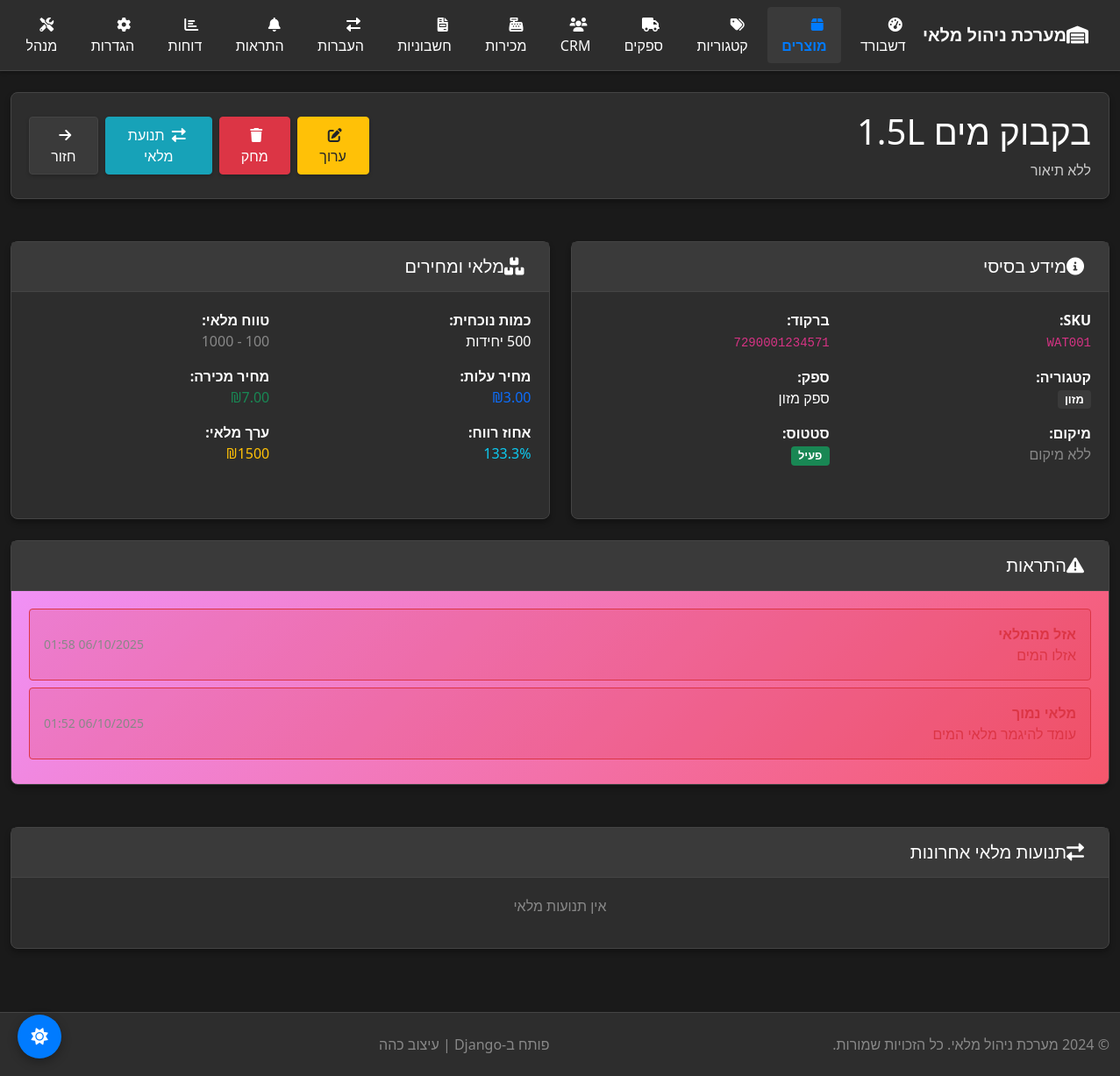
The app's page /products/5/ with its own data.
### inventory/models.py (models this page shows, shortened)
class Product(models.Model):
    UNIT_CHOICES = [
        ('pcs', 'יחידות'),
        ('kg', 'קילוגרם'),
        ('g', 'גרם'),
        ('l', 'ליטר'),
        ('ml', 'מיליליטר'),
        ('m', 'מטר'),
        ('cm', 'סנטימטר'),
        ('box', 'קופסה'),
        ('pack', 'חבילה'),
    ]
    STATUS_CHOICES = [
        ('active', 'פעיל'),
        ('inactive', 'לא פעיל'),
        ('discontinued', 'הופסק'),
    ]
    sku = models.CharField(max_length=50, unique=True, blank=True, null=True)
    name = models.CharField(max_length=200)
    description = models.TextField(blank=True)
    category = models.ForeignKey(Category, on_delete=models.SET_NULL, null=True, blank=True)
    supplier = models.ForeignKey(Supplier, on_delete=models.SET_NULL, null=True, blank=True)
    location = models.ForeignKey(Location, on_delete=models.SET_NULL, null=True, blank=True, help_text="מיקום ברירת מחדל")
    quantity = models.IntegerField(default=0, validators=[MinValueValidator(0)], help_text="סה\"כ מלאי בכל המיקומים")
    min_quantity = models.IntegerField(default=5, validators=[MinValueValidator(0)])
    max_quantity = models.IntegerField(default=1000, validators=[MinValueValidator(0)])
    unit = models.CharField(max_length=10, choices=UNIT_CHOICES, default='pcs')
    cost_price = models.DecimalField(max_digits=10, decimal_places=2, default=0, null=True, blank=True)
    selling_price = models.DecimalField(max_digits=10, decimal_places=2, default=0, null=True, blank=True)
    margin_percentage = models.DecimalField(max_digits=5, decimal_places=2, default=0)
    barcode = models.CharField(max_length=50, blank=True, unique=True)
    barcode_image = models.ImageField(upload_to='barcodes/', blank=True, null=True)
    product_image = models.ImageField(upload_to='products/', blank=True, null=True)
    status = models.CharField(max_length=20, choices=STATUS_CHOICES, default='active')
    created_at = models.DateTimeField(auto_now_add=True)
    updated_at = models.DateTimeField(auto_now=True)
    created_by = models.ForeignKey(User, on_delete=models.SET_NULL, null=True)
    weight = models.DecimalField(max_digits=8, decimal_places=2, null=True, blank=True)
    dimensions = models.CharField(max_length=100, blank=True)  # LxWxH
    notes = models.TextField(blank=True)
    class Meta:
        ordering = ['name']
        indexes = [
            models.Index(fields=['sku']),
            models.Index(fields=['barcode']),
            models.Index(fields=['category']),
            models.Index(fields=['supplier']),
        ]
    @property
    def is_low_stock(self):
        return self.quantity <= self.min_quantity
    @property
    def is_out_of_stock(self):
        return self.quantity <= 0
    @property
    def is_overstocked(self):
        return self.quantity >= self.max_quantity
    @property
    def stock_value(self):
        return self.quantity * self.cost_price

class Category(models.Model):
    name = models.CharField(max_length=100, unique=True)
    description = models.TextField(blank=True)
    parent = models.ForeignKey('self', on_delete=models.CASCADE, null=True, blank=True)
    created_at = models.DateTimeField(auto_now_add=True)
    class Meta:
        verbose_name_plural = "Categories"
        ordering = ['name']

class Supplier(models.Model):
    name = models.CharField(max_length=200)
    contact_person = models.CharField(max_length=100, blank=True)
    email = models.EmailField(blank=True)
    phone = models.CharField(max_length=20, blank=True)
    address = models.TextField(blank=True)
    is_active = models.BooleanField(default=True)
    created_at = models.DateTimeField(auto_now_add=True)

class Alert(models.Model):
    ALERT_TYPES = [
        ('low_stock', 'מלאי נמוך'),
        ('out_of_stock', 'אזל מהמלאי'),
        ('overstock', 'מלאי עודף'),
        ('expiry', 'תאריך תפוגה'),
        ('reorder', 'הזמנה מחדש'),
    ]
    PRIORITY_CHOICES = [
        ('low', 'נמוכה'),
        ('medium', 'בינונית'),
        ('high', 'גבוהה'),
        ('critical', 'קריטית'),
    ]
    product = models.ForeignKey(Product, on_delete=models.CASCADE)
    alert_type = models.CharField(max_length=20, choices=ALERT_TYPES)
    priority = models.CharField(max_length=20, choices=PRIORITY_CHOICES, default='medium')
    message = models.TextField()
    is_read = models.BooleanField(default=False)
    is_resolved = models.BooleanField(default=False)
    created_at = models.DateTimeField(auto_now_add=True)
    resolved_at = models.DateTimeField(null=True, blank=True)
    resolved_by = models.ForeignKey(User, on_delete=models.SET_NULL, null=True, blank=True)
    class Meta:
        ordering = ['-created_at']

### inventory/views.py (the view)
# urls.py: path('products/<int:pk>/', views.product_detail, name='product_detail'),
def product_detail(request, pk):
    product = get_object_or_404(Product, pk=pk)
    movements = StockMovement.objects.filter(product=product).order_by('-created_at')[:20]
    alerts = Alert.objects.filter(product=product, is_resolved=False)
    context = {
        'product': product,
        'movements': movements,
        'alerts': alerts,
    }
    return render(request, 'inventory/product_detail.html', context)

### inventory/templates/inventory/product_detail.html (shortened to what this page needs)
{%extends 'inventory/base.html' %}
{% block content %}
        <div class="row mb-4">
            <div class="col-12">
                <div class="card product-header">
                    <div class="card-body">
                        <div class="row align-items-center">
                            <div class="col-md-8">
                                <h1 class="mb-2">{{ product.name }}</h1>
                                <p class="mb-0 opacity-75">{{ product.description|default:"ללא תיאור" }}</p>
                            </div>
                            <div class="col-md-4 text-end">
                                <div class="d-flex gap-2 justify-content-end">
                                    <a href="{% url 'edit_product' product.pk %}" class="btn btn-warning">
                                        <i class="fas fa-edit me-1"></i>ערוך
                                    </a>
                                    <a href="{% url 'delete_product' product.pk %}" class="btn btn-danger">
                                        <i class="fas fa-trash me-1"></i>מחק
                                    </a>
                                    <a href="{% url 'stock_movement' product.pk %}" class="btn btn-info">
                                        <i class="fas fa-exchange-alt me-1"></i>תנועת מלאי
                                    </a>
                                    <a href="{% url 'product_list' %}" class="btn btn-secondary">
                                        <i class="fas fa-arrow-right me-1"></i>חזור
                                    </a>
                                </div>
                            </div>
                        </div>
                    </div>
                </div>
            </div>
        </div>
        <div class="row">
            <div class="col-md-6 mb-4">
                <div class="card info-card h-100">
                    <div class="card-header">
                        <h5 class="mb-0"><i class="fas fa-info-circle me-2"></i>מידע בסיסי</h5>
                    </div>
                    <div class="card-body">
                        <div class="row mb-3">
                            <div class="col-6">
                                <strong>SKU:</strong><br>
                                <code>{{ product.sku }}</code>
                            </div>
                            <div class="col-6">
                                <strong>ברקוד:</strong><br>
                                <code>{{ product.barcode|default:"ללא" }}</code>
                            </div>
                        </div>
                        <div class="row mb-3">
                            <div class="col-6">
                                <strong>קטגוריה:</strong><br>
                                {% if product.category %}
                                    <span class="badge bg-secondary">{{ product.category.name }}</span>
                                {% else %}
                                    <span class="text-muted">ללא קטגוריה</span>
                                {% endif %}
                            </div>
                            <div class="col-6">
                                <strong>ספק:</strong><br>
                                {% if product.supplier %}
                                    {{ product.supplier.name }}
                                {% else %}
                                    <span class="text-muted">ללא ספק</span>
                                {% endif %}
                            </div>
                        </div>
                        <div class="row mb-3">
                            <div class="col-6">
                                <strong>מיקום:</strong><br>
                                {% if product.location %}
                                    {{ product.location.name }}
                                {% else %}
                                    <span class="text-muted">ללא מיקום</span>
                                {% endif %}
                            </div>
                            <div class="col-6">
                                <strong>סטטוס:</strong><br>
                                <span class="badge bg-{% if product.status == 'active' %}success{% elif product.status == 'inactive' %}warning{% else %}danger{% endif %}">
                                    {{ product.get_status_display }}
                                </span>
                            </div>
                        </div>
                    </div>
                </div>
            </div>
            <div class="col-md-6 mb-4">
                <div class="card info-card h-100">
                    <div class="card-header">
                        <h5 class="mb-0"><i class="fas fa-boxes me-2"></i>מלאי ומחירים</h5>
                    </div>
                    <div class="card-body">
                        <div class="row mb-3">
                            <div class="col-6">
                                <strong>כמות נוכחית:</strong><br>
                                <span class="value-highlight {% if product.is_out_of_stock %}text-danger{% elif product.is_low_stock %}text-warning{% endif %}">
                                    {{ product.quantity }} {{ product.get_unit_display }}
                                </span>
                            </div>
                            <div class="col-6">
                                <strong>טווח מלאי:</strong><br>
                                <span class="text-muted">{{ product.min_quantity }} - {{ product.max_quantity }}</span>
                            </div>
                        </div>
                        <div class="row mb-3">
                            <div class="col-6">
                                <strong>מחיר עלות:</strong><br>
                                <span class="value-highlight text-primary">₪{{ product.cost_price }}</span>
                            </div>
                            <div class="col-6">
                                <strong>מחיר מכירה:</strong><br>
                                <span class="value-highlight text-success">₪{{ product.selling_price }}</span>
                            </div>
                        </div>
                        <div class="row mb-3">
                            <div class="col-6">
                                <strong>אחוז רווח:</strong><br>
                                <span class="value-highlight text-info">{{ product.margin_percentage|floatformat:1 }}%</span>
                            </div>
                            <div class="col-6">
                                <strong>ערך מלאי:</strong><br>
                                <span class="value-highlight text-warning">₪{{ product.stock_value|floatformat:0 }}</span>
                            </div>
                        </div>
                    </div>
                </div>
            </div>
        </div>
        {% if alerts %}
            <div class="row mb-4">
                <div class="col-12">
                    <div class="card alert-card">
                        <div class="card-header">
                            <h5 class="mb-0"><i class="fas fa-exclamation-triangle me-2"></i>התראות</h5>
                        </div>
                        <div class="card-body">
                            {% for alert in alerts %}
                                <div class="alert alert-{% if alert.priority == 'critical' %}danger{% elif alert.priority == 'high' %}warning{% else %}info{% endif %} mb-2">
                                    <div class="d-flex justify-content-between align-items-center">
                                        <div>
                                            <strong>{{ alert.get_alert_type_display }}</strong><br>
                                            {{ alert.message }}
                                        </div>
                                        <small class="text-muted">{{ alert.created_at|date:"d/m/Y H:i" }}</small>
                                    </div>
                                </div>
                            {% endfor %}
                        </div>
                    </div>
                </div>
            </div>
        {% endif %}
        <div class="row">
            <div class="col-12">
                <div class="card movement-card">
                    <div class="card-header">
                        <h5 class="mb-0"><i class="fas fa-exchange-alt me-2"></i>תנועות מלאי אחרונות</h5>
                    </div>
                    <div class="card-body">
                        {% if movements %}
                            <div class="table-responsive">
                                <table class="table table-sm">
                                    <thead>
                                        <tr>
                                            <th>תאריך</th>
                                            <th>סוג תנועה</th>
                                            <th>כמות</th>
                                            <th>לפני</th>
                                            <th>אחרי</th>
                                            <th>סיבה</th>
                                        </tr>
                                    </thead>
                                    <tbody>
                                        {% for movement in movements %}
                                        <tr>
                                            <td>{{ movement.created_at|date:"d/m/Y H:i" }}</td>
                                            <td>
                                                <span class="badge bg-{% if movement.movement_type == 'in' %}success{% elif movement.movement_type == 'out' %}danger{% else %}info{% endif %}">
                                                    {{ movement.get_movement_type_display }}
                                                </span>
                                            </td>
                                            <td>{{ movement.quantity }}</td>
                                            <td>{{ movement.previous_quantity }}</td>
                                            <td>{{ movement.new_quantity }}</td>
                                            <td>{{ movement.reason|default:"ללא סיבה" }}</td>
                                        </tr>
                                        {% endfor %}
                                    </tbody>
                                </table>
                            </div>
                        {% else %}
                            <p class="text-muted text-center">אין תנועות מלאי</p>
                        {% endif %}
                    </div>
                </div>
            </div>
        </div>
    </div>
{% endblock %}

### records on screen
Product: name "בקבוק מים 1.5L", description "ללא תיאור", sku "WAT001", barcode "7290001234571", category.name "מזון", supplier.name "ספק מזון", status "פעיל", unit "יחידות", max_quantity "1000", cost_price "3.00", selling_price "7.00", margin_percentage "133.3", stock_value "1500"
Alert: alert_type "אזל מהמלאי", message "אזלו המים", created_at "06/10/2025 01:58"
Alert: alert_type "מלאי נמוך", message "עומד להיגמר מלאי המים", created_at "06/10/2025 01:52"
